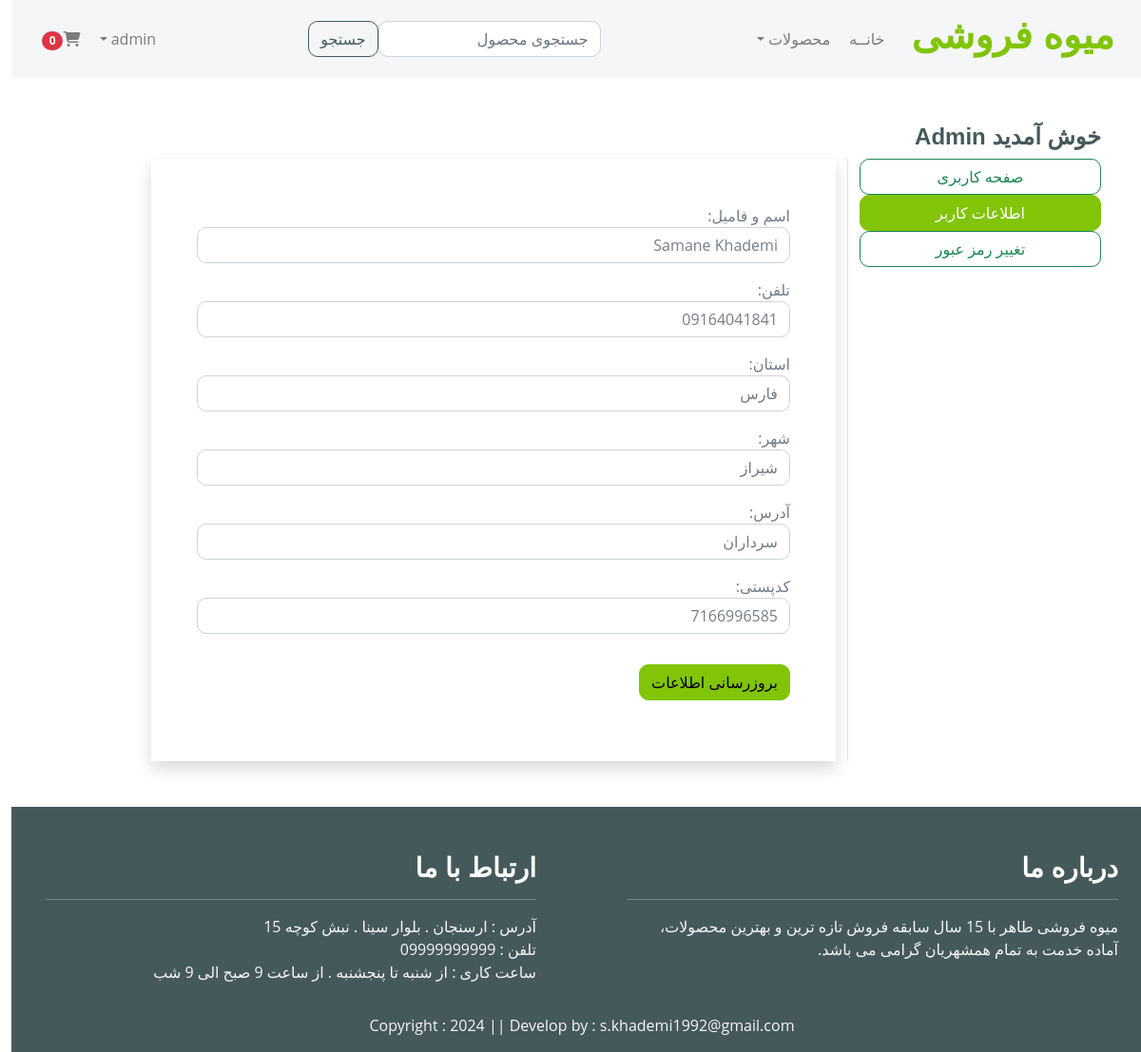
The page /update_info/ (signed in) on the database its author committed.
### store/models.py (models this page shows, shortened)
class Profile(models.Model):
    user = models.OneToOneField(User, on_delete=models.CASCADE)
    date_modified = models.DateTimeField(User, auto_now=True)
    full_name = models.CharField(max_length=100, default='', blank=True, null=True)
    phone = models.CharField(max_length=20, blank=True)
    state = models.CharField(max_length=200, blank=True)
    city = models.CharField(max_length=200, blank=True)
    address = models.CharField(max_length=200, blank=True)
    zipcode = models.CharField(max_length=200, blank=True)
    old_cart = models.CharField(max_length=200, blank=True, null=True)

### store/views.py (the view)
# urls.py: path('update_info/', views.update_info, name='update_info'),
def update_info(request):
    if request.user.is_authenticated:
        user_profile = Profile.objects.filter(user=request.user)
        current_user = Profile.objects.get(user__id=request.user.id)
        form = UserInfoForm(request.POST or None, instance=current_user)
        if form.is_valid():
            form.save()
            messages.success(request, 'اطلاعات شما بروز شد.')
            return redirect('update_info')
        return render(request, 'update_info.html', locals())
    else:
        messages.success(request, 'برای دسترسی به صفحه موردنظر ابتدا وارد صفحه کاربری خود شوید.')
        return redirect('home')

### store/forms.py
class UserInfoForm(forms.ModelForm):
    full_name = forms.CharField(label='اسم و فامیل', widget=forms.TextInput(attrs={'class': 'form-control'}), required=False)
    phone = forms.CharField(label='تلفن', widget=forms.TextInput(attrs={'class': 'form-control'}), required=False)
    state = forms.CharField(label='استان', widget=forms.TextInput(attrs={'class': 'form-control'}), required=False)
    city = forms.CharField(label='شهر', widget=forms.TextInput(attrs={'class': 'form-control'}), required=False)
    address = forms.CharField(label='آدرس', widget=forms.TextInput(attrs={'class': 'form-control'}), required=False)
    zipcode = forms.CharField(label='کدپستی', widget=forms.TextInput(attrs={'class': 'form-control'}), required=False)
    class Meta:
        model = Profile
        fields = ('full_name', 'phone', 'state', 'city', 'address', 'zipcode')

### cart/cart.py (called while the page is built)
    def __len__(self):
        return len(self.cart)

### cart/context_processors.py (called while the page is built)
def cart(request):
    return {'cart': Cart(request)}

### store/templates/update_info.html (shortened to what this page needs)
{% extends 'base.html' %}
{% load static %}
{% block main-content %}
<div class="container my-5">
    <div class="row">
        <h4><span class="text-capitalize">خوش آمدید {{ request.user }}</span></h4>
        <div class="col-md-3 border-start">
            <ul class="list-unstyled">
                <li class="d-grid"><a href="{% url 'update_user' %}" class="btn btn-outline-success">صفحه کاربری</a></li>
                <li class="d-grid"><a href="{% url 'update_info' %}" class="btn btn-primary text-white">اطلاعات کاربر</a></li>
                <li class="d-grid"><a href="{% url 'change_password' %}" class="btn btn-outline-success">تغییر رمز عبور</a></li>
            </ul>
        </div>
        <div class="col-md-8 offset-sm-1">
            <form action="{% url 'update_info' %}" method="post" novalidate class="shadow p-5">
                {{ form.as_p }}
                <input type="submit" value="بروزرسانی اطلاعات" class="btn btn-primary my-3">
            </form>
        </div>
    </div>
</div>
{% endblock main-content %}

### static/css/style.css (style rules this page uses)
* { margin: 0; padding: 0; box-sizing: border-box; }

### rows shown on the page
Profile: full_name "Samane Khademi", phone "09164041841", state "فارس", city "شیراز", address "سرداران", zipcode "7166996585"

### other values the page prints
{{ request.user }} "Admin"
